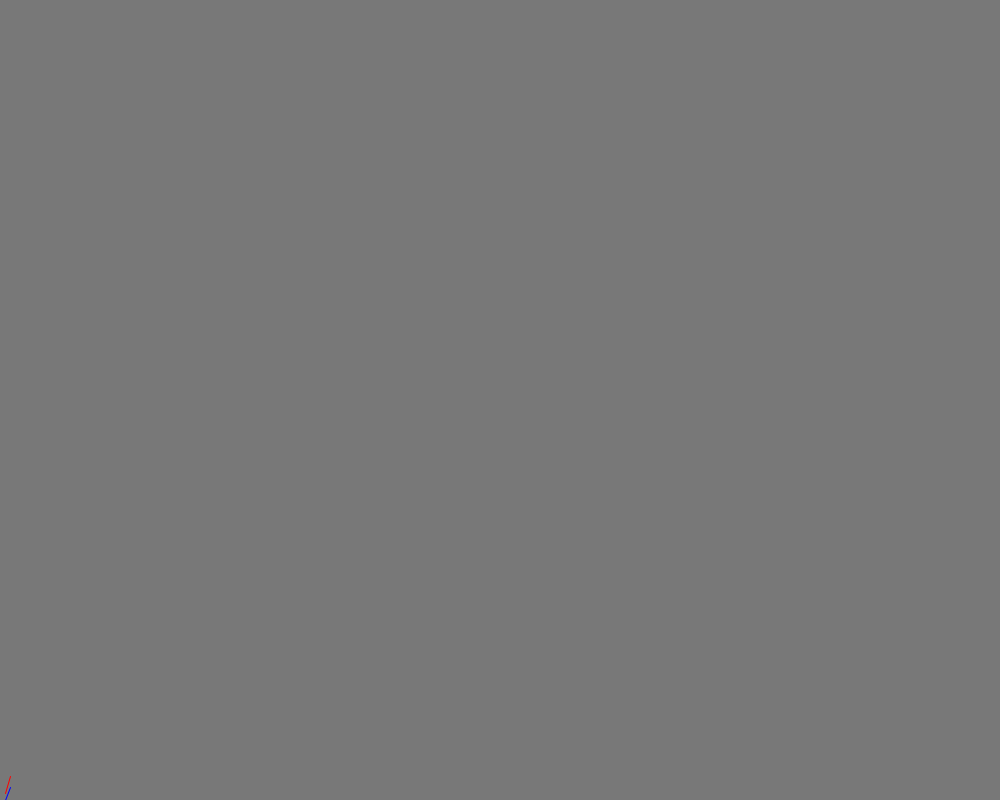
Frame 1 (no input)
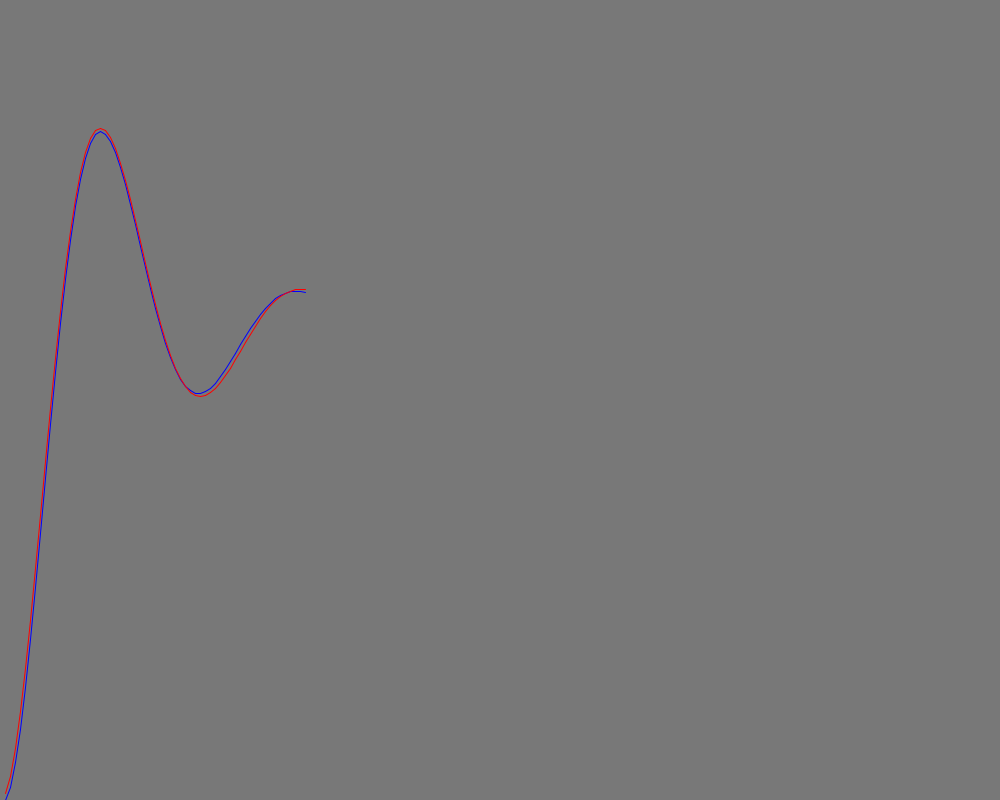
Frame 60 (the mouse pressed at the canvas centre just before this capture)
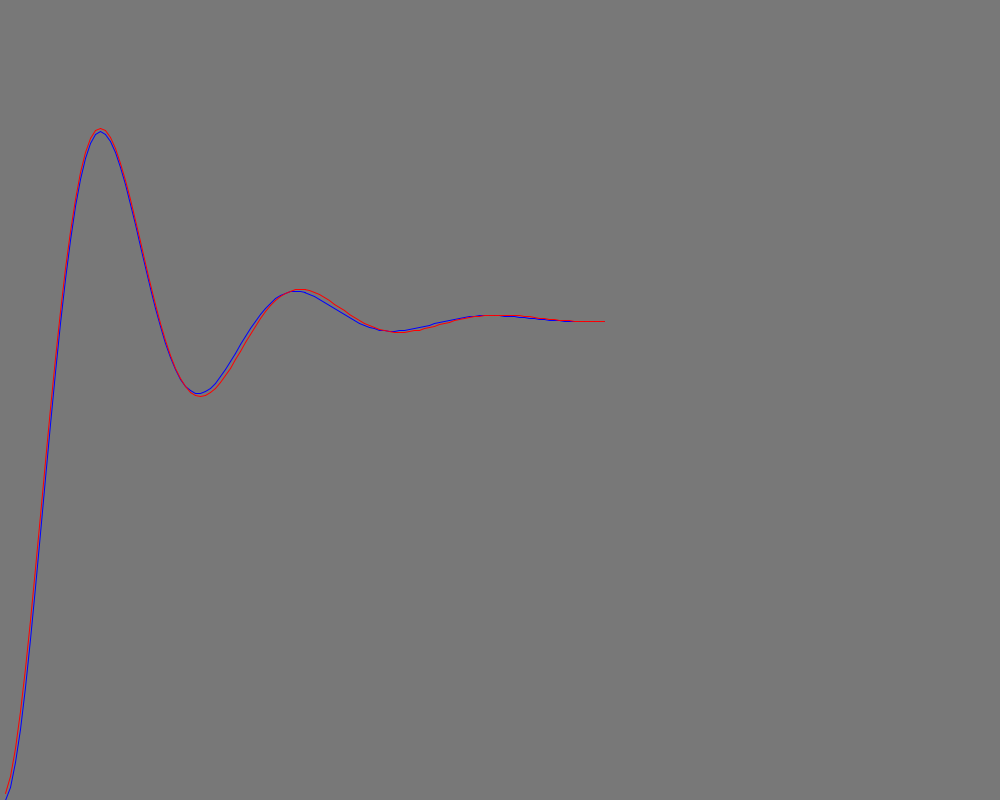
Frame 120 (the mouse held since frame 60 and released just before this capture)

The Processing sketch that drew these frames (run headless with seeded random() and noise(); from frame 60 on, the mouse is pressed at the canvas centre):

// Processing sketch: DEcircuit
// ── DEcircuit.pde
RLC s1,s2,s3;
void setup(){
  size(1000,800);
  stroke(0,0,255);
  s1 = new RLC(48,280,100,0.4);
  frameRate(10);
  background(120);
}
void draw(){  
  if(s1.t<6e-3) s1.update();
}

// ── RLC.pde
class RLC{
  RLC(){
    V = 48;
    R = 280;
    L = 100*1e-3;
    C = 0.4*1e-6;
    initialize();
  };
  RLC(float v, float r, float l, float c){
    V = v;
    R = r;
    L = l*1e-3;
    C = c*1e-6;
    initialize();
  }
  float V,R,L,C,dt,t=0;
  float vtp1,vt,vtm1; // v(t+dt), v(t), v(t-dt)
  int N,dn,n;
  void initialize(){
    vtp1 = vt = vtm1 = 0;
    t = 0;
    
    dt = 1./sqrt(abs(R/L*R/L - 4.0*1.0/L/C))*2.*PI/20.0;  // (omega/2pi)^-1 /20
    print("dt = "+dt+"\n");
    N = (int)(6e-3/dt);
    dn = width/N;
  }
  void update(){
    t += dt;
    vtp1 = ((2*vt-vtm1)-dt*(vt-vtm1)*R/L + dt*dt*(V-vt)/L/C);
    vtm1 = vt;
    vt = vtp1;
    print(vt+"\n");
    stroke(0,0,255);
    line(t/dt*dn,(1-vtm1/80)*height,(t/dt+1)*dn,(1-vt/80)*height);
    stroke(255,0,0);
    line(t/dt*dn,(1-analytic(t)/80)*height,
        (t/dt+1)*dn,(1-analytic(t+dt)/80)*height);
  }
  float analytic(float tt){
    return 48.-exp(-1400*tt)*(48*cos(4800*tt)+14*sin(4800*tt));
  }
};
